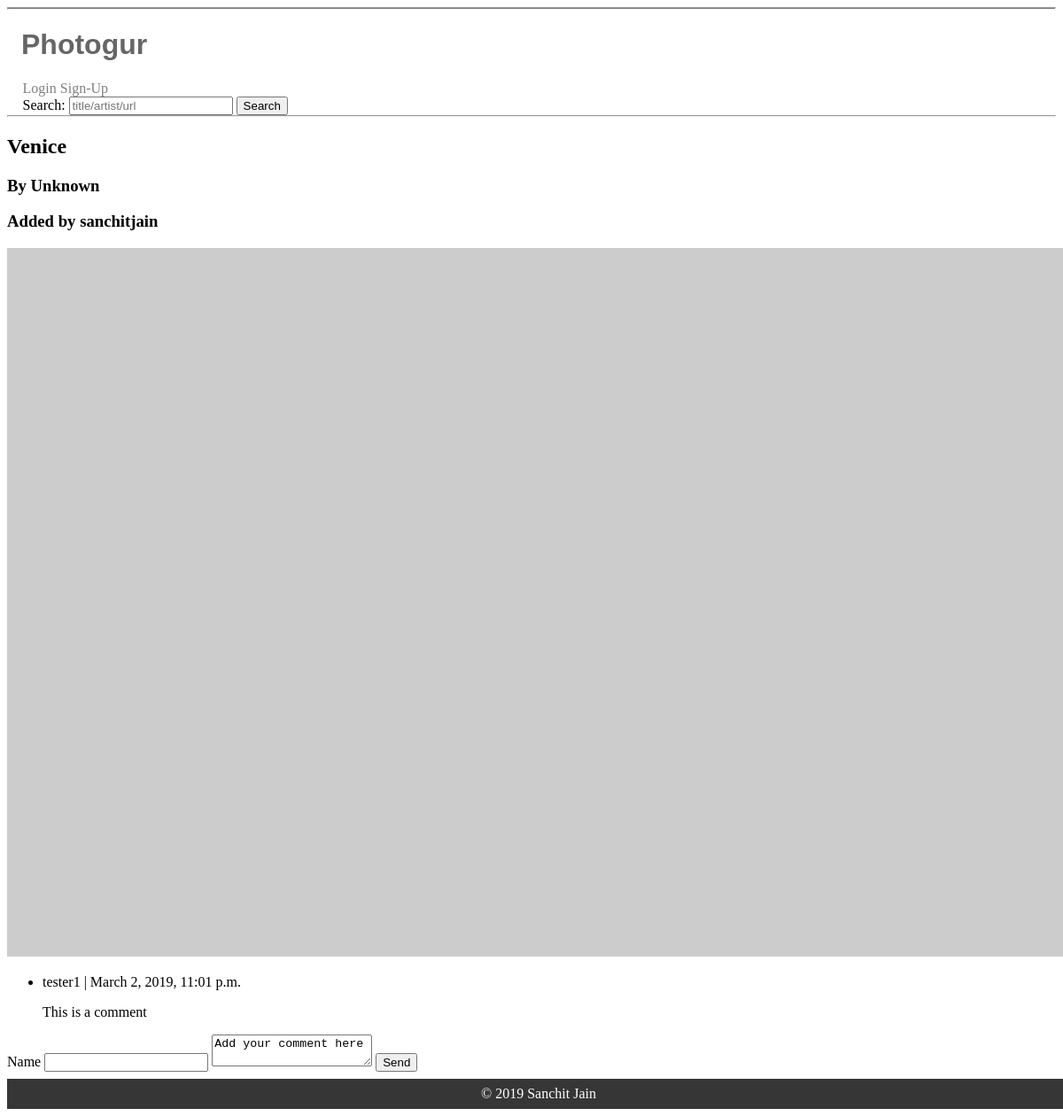
Before: /pictures/3 with the older database file.
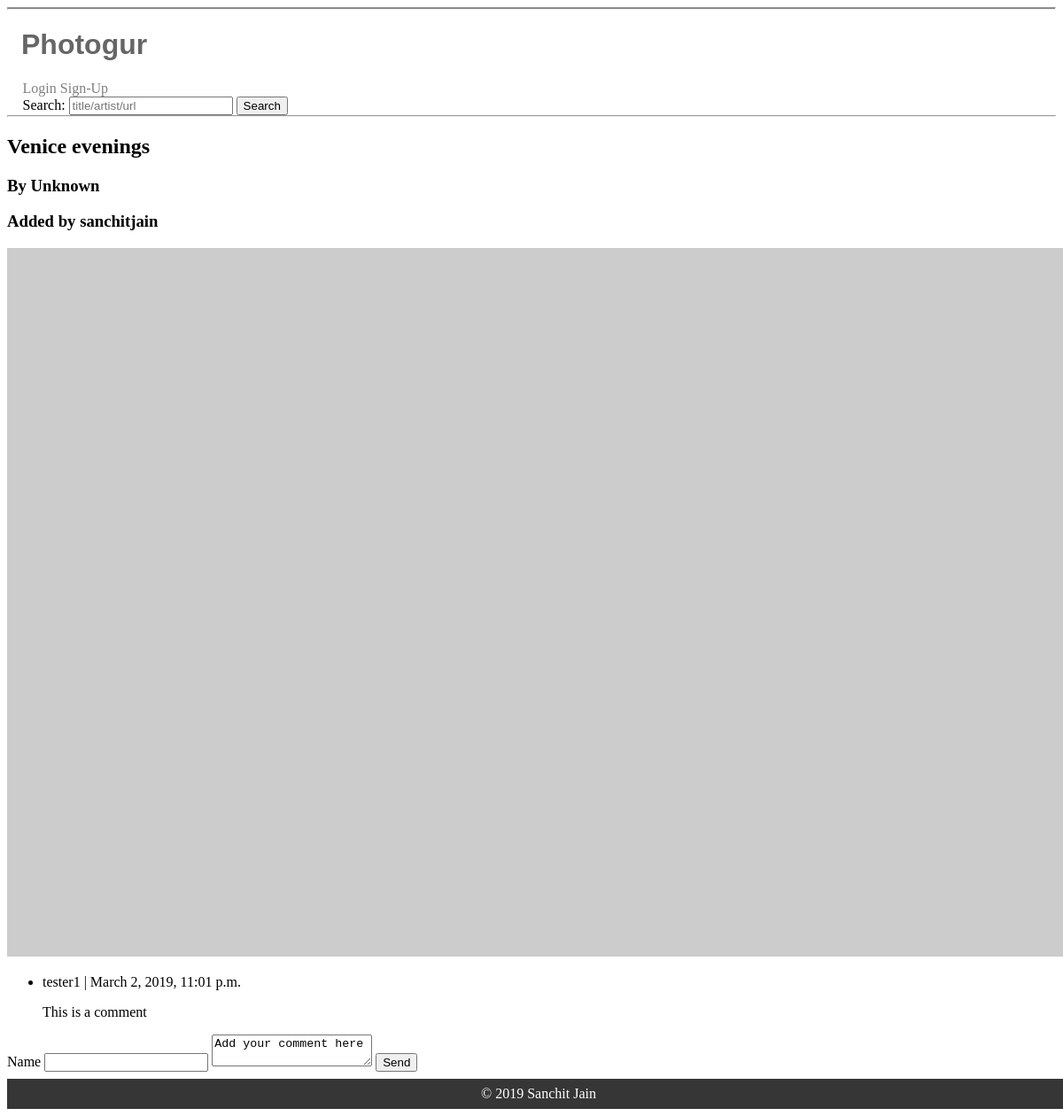
After: the same page with the newer database file.
### photogur/models.py (models this page shows, shortened)
class Picture(models.Model):
    title = models.CharField(max_length=255)
    artist = models.CharField(max_length=255)
    url = models.CharField(max_length=255)
    user = models.ForeignKey(User, on_delete=models.CASCADE, related_name="user_pic", default=1)

class Comment(models.Model):
    name = models.CharField(max_length=255)
    created_at = models.DateTimeField(auto_now_add=True)
    message = models.TextField()
    picture = models.ForeignKey(
        Picture, on_delete=models.CASCADE, related_name="comments"
    )

### photogur/views.py (the view)
# urls.py: path("pictures/<int:id>", picture_show, name="picture_show"),
def picture_show(request, id):
    picture = Picture.objects.get(pk=int(id))
    comments_pic = picture.comments.all()
    context = {"picture": picture, "pic_com": comments_pic}
    response = render(request, "picture.html", context)
    return HttpResponse(response)

### photogur/templates/picture.html (shortened to what this page needs)
{% extends 'base.html' %}
{% block content %}
    <h2>{{picture.title}}</h2>
    <h3>By {{picture.artist}}</h3>
    <h3>Added by {{picture.user.username}}</h3>
    <img src="{{picture.url}}" alt="{{picture.title}}" />
      {% for comment in pic_com %}
        <ul>
          <li>
            <p>{{ comment.name }} | {{ comment.created_at }} </p>
            <p>{{ comment.message }} </p>
          </li>
        </ul>
      {% endfor %}
      <form class="comment_form" action="{% url 'create_comment'%}" method="post">
        <label for="commenter">Name</label>
        <input type="text" name="name" id="commenter">
        <textarea name="comment">Add your comment here</textarea>
        <input type="submit" name="submit" value="Send">
      </form>
{% endblock %}

### photogur/templates/base.html (shortened to what this page needs)
<!DOCTYPE html>
<html lang="en" dir="ltr">
  <head>
    {% load staticfiles %}
    <link rel="stylesheet" href="{% static 'css/main.css' %}" />
    <link rel="stylesheet" href="https://necolas.github.io/normalize.css/5.0.0/normalize.css">
  </head>
  <body>
    <header>
      <hr class="darker" />
      <a href="{% url 'home' %}">
        <h1>Photogur</h1>
      </a>
      <nav>
        {% if request.user.is_authenticated %}
          <a href="{% url 'logout' %}">Logout</a>
          <a href="{% url 'add_pic' %}">Add a Pic</a>
        {% else %}
          <a href="{% url 'login' %}">Login</a>
          <a href="{% url 'signup'%}">Sign-Up</a>
        {% endif %}
        <form action="{% url 'picture_search' %}" method="get">
          <label for="picture-search">
            <span>Search:</span>
            <input type="search" id="picture-search" name="query" value="{{query}}" placeholder="title/artist/url" />
          </label>
          <input type="submit" value="Search" />
        </form>
      </nav>
      <hr / />
    </header>
    <main>
      {% block content %}
      {% endblock %}
    </main>
    <footer> © 2019 Sanchit Jain </footer>
  </body>
</html>

### photogur/static/css/main.css (style rules this page uses)
body { box-sizing: border-box; }
h1 { color: #666666; font-weight: 600; padding: 0 0.5em; font-family: Arial, Helvetica, sans-serif; }
nav { padding: 0 1.1em; }
.darker { margin: 0 auto; background-color: gray; height: 1px; }
hr { margin: 0 auto; background-color: #E8E8E8; }
main { box-sizing: border-box; }
a { text-decoration: none; color: gray; }
footer { bottom: 0; left: 0; background-color: #363636; width: 100%; text-align: center; color: white; padding: 0.5em; font-size: 1.0em; margin-top: 0.5em; }

Changed rows visible on the page:
changed Picture "Unknown": title "Venice" → "Venice evenings"
